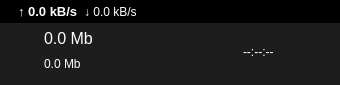
<?xml version="1.0" encoding="UTF-8"?>
<ui version="4.0">
 <class>Dialog</class>
 <widget class="QDialog" name="Dialog">
  <property name="geometry">
   <rect>
    <x>0</x>
    <y>0</y>
    <width>340</width>
    <height>85</height>
   </rect>
  </property>
  <property name="minimumSize">
   <size>
    <width>295</width>
    <height>85</height>
   </size>
  </property>
  <property name="maximumSize">
   <size>
    <width>500</width>
    <height>250</height>
   </size>
  </property>
  <property name="windowTitle">
   <string>TuCubacel Watchtower - Ventana flotante</string>
  </property>
  <property name="windowIcon">
   <iconset>
    <normaloff>icono.png</normaloff>icono.png</iconset>
  </property>
  <property name="windowOpacity">
   <double>0.900000000000000</double>
  </property>
  <property name="styleSheet">
   <string notr="true">QLabel {
	font: 12pt &quot;Segoe UI&quot;;
	color: rgb(255, 255, 255);
}
QDialog{
	background-color: rgb(29, 29, 29);
	border-radius: 10px;
}
</string>
  </property>
  <property name="modal">
   <bool>false</bool>
  </property>
  <layout class="QGridLayout" name="gridLayout_2">
   <property name="leftMargin">
    <number>0</number>
   </property>
   <property name="topMargin">
    <number>0</number>
   </property>
   <property name="rightMargin">
    <number>0</number>
   </property>
   <property name="bottomMargin">
    <number>9</number>
   </property>
   <property name="spacing">
    <number>5</number>
   </property>
   <item row="0" column="0" colspan="2">
    <widget class="QWidget" name="title_bar" native="true">
     <property name="minimumSize">
      <size>
       <width>0</width>
       <height>23</height>
      </size>
     </property>
     <property name="styleSheet">
      <string notr="true">QWidget #title_bar{
	background-color: rgb(0, 0, 0);
}</string>
     </property>
     <layout class="QGridLayout" name="gridLayout_8">
      <property name="leftMargin">
       <number>18</number>
      </property>
      <property name="topMargin">
       <number>0</number>
      </property>
      <property name="rightMargin">
       <number>8</number>
      </property>
      <property name="bottomMargin">
       <number>0</number>
      </property>
      <item row="0" column="0">
       <widget class="QWidget" name="speed_widget" native="true">
        <layout class="QGridLayout" name="gridLayout_4">
         <property name="leftMargin">
          <number>0</number>
         </property>
         <property name="topMargin">
          <number>0</number>
         </property>
         <property name="rightMargin">
          <number>0</number>
         </property>
         <property name="bottomMargin">
          <number>0</number>
         </property>
         <property name="horizontalSpacing">
          <number>6</number>
         </property>
         <item row="0" column="3">
          <widget class="QLabel" name="bajada">
           <property name="styleSheet">
            <string notr="true">font: bold 10pt &quot;Segoe UI&quot;;</string>
           </property>
           <property name="text">
            <string>↓ 0.0 kB/s</string>
           </property>
          </widget>
         </item>
         <item row="0" column="2">
          <widget class="QLabel" name="subida">
           <property name="font">
            <font>
             <family>Segoe UI</family>
             <pointsize>10</pointsize>
             <weight>75</weight>
             <italic>false</italic>
             <bold>true</bold>
            </font>
           </property>
           <property name="styleSheet">
            <string notr="true">font: bold 10pt &quot;Segoe UI&quot;;</string>
           </property>
           <property name="text">
            <string>↑ 0.0 kB/s</string>
           </property>
          </widget>
         </item>
        </layout>
       </widget>
      </item>
      <item row="0" column="1">
       <spacer name="horizontalSpacer_2">
        <property name="orientation">
         <enum>Qt::Horizontal</enum>
        </property>
        <property name="sizeHint" stdset="0">
         <size>
          <width>40</width>
          <height>20</height>
         </size>
        </property>
       </spacer>
      </item>
      <item row="0" column="2">
       <widget class="QToolButton" name="max">
        <property name="minimumSize">
         <size>
          <width>23</width>
          <height>23</height>
         </size>
        </property>
        <property name="maximumSize">
         <size>
          <width>23</width>
          <height>23</height>
         </size>
        </property>
        <property name="toolTip">
         <string>Cambiar a ventana principal</string>
        </property>
        <property name="styleSheet">
         <string notr="true">QToolButton{
background-color: transparent;
border-radius:5px;
padding:2px;
}
QToolButton:hover{
	
	background-color: rgb(0, 200, 255);
}</string>
        </property>
        <property name="text">
         <string>...</string>
        </property>
        <property name="icon">
         <iconset>
          <normaloff>graphics/maximize.png</normaloff>graphics/maximize.png</iconset>
        </property>
        <property name="autoRaise">
         <bool>true</bool>
        </property>
       </widget>
      </item>
      <item row="0" column="3">
       <widget class="QToolButton" name="cerrar">
        <property name="minimumSize">
         <size>
          <width>23</width>
          <height>23</height>
         </size>
        </property>
        <property name="maximumSize">
         <size>
          <width>23</width>
          <height>23</height>
         </size>
        </property>
        <property name="toolTip">
         <string>Cerrar ventana flotante</string>
        </property>
        <property name="styleSheet">
         <string notr="true">QToolButton{
background-color: transparent;
border-radius:5px;
padding:2px;
}
QToolButton:hover{
	
	background-color: red;
}</string>
        </property>
        <property name="text">
         <string>...</string>
        </property>
        <property name="icon">
         <iconset>
          <normaloff>graphics/btn_close_h@2x.png</normaloff>graphics/btn_close_h@2x.png</iconset>
        </property>
        <property name="autoRaise">
         <bool>true</bool>
        </property>
       </widget>
      </item>
     </layout>
    </widget>
   </item>
   <item row="1" column="0" colspan="2">
    <widget class="QWidget" name="widget" native="true">
     <layout class="QGridLayout" name="gridLayout_9">
      <property name="topMargin">
       <number>0</number>
      </property>
      <property name="bottomMargin">
       <number>0</number>
      </property>
      <item row="0" column="0">
       <widget class="QScrollArea" name="scrollArea">
        <property name="maximumSize">
         <size>
          <width>16777215</width>
          <height>16777215</height>
         </size>
        </property>
        <property name="styleSheet">
         <string notr="true">background-color:transparent;</string>
        </property>
        <property name="frameShape">
         <enum>QFrame::NoFrame</enum>
        </property>
        <property name="verticalScrollBarPolicy">
         <enum>Qt::ScrollBarAlwaysOff</enum>
        </property>
        <property name="horizontalScrollBarPolicy">
         <enum>Qt::ScrollBarAlwaysOff</enum>
        </property>
        <property name="sizeAdjustPolicy">
         <enum>QAbstractScrollArea::AdjustToContents</enum>
        </property>
        <property name="widgetResizable">
         <bool>true</bool>
        </property>
        <property name="alignment">
         <set>Qt::AlignLeading|Qt::AlignLeft|Qt::AlignVCenter</set>
        </property>
        <widget class="QWidget" name="scrollAreaWidgetContents">
         <property name="geometry">
          <rect>
           <x>0</x>
           <y>0</y>
           <width>185</width>
           <height>246</height>
          </rect>
         </property>
         <layout class="QGridLayout" name="gridLayout">
          <property name="sizeConstraint">
           <enum>QLayout::SetDefaultConstraint</enum>
          </property>
          <property name="topMargin">
           <number>0</number>
          </property>
          <item row="2" column="0">
           <widget class="QWidget" name="bono_lte_wget" native="true">
            <layout class="QGridLayout" name="bono_lte_grid">
             <property name="leftMargin">
              <number>0</number>
             </property>
             <property name="topMargin">
              <number>0</number>
             </property>
             <property name="rightMargin">
              <number>0</number>
             </property>
             <property name="bottomMargin">
              <number>0</number>
             </property>
             <item row="0" column="0">
              <widget class="QLabel" name="label_7">
               <property name="minimumSize">
                <size>
                 <width>20</width>
                 <height>20</height>
                </size>
               </property>
               <property name="maximumSize">
                <size>
                 <width>20</width>
                 <height>20</height>
                </size>
               </property>
               <property name="text">
                <string/>
               </property>
               <property name="pixmap">
                <pixmap>icons/google_calendar_4.png</pixmap>
               </property>
               <property name="scaledContents">
                <bool>true</bool>
               </property>
              </widget>
             </item>
             <item row="0" column="1">
              <widget class="QLabel" name="bono_lte">
               <property name="text">
                <string>0.0 Mb</string>
               </property>
               <property name="textFormat">
                <enum>Qt::PlainText</enum>
               </property>
              </widget>
             </item>
            </layout>
           </widget>
          </item>
          <item row="4" column="0">
           <widget class="QWidget" name="bolsa_diaria_wget" native="true">
            <layout class="QGridLayout" name="bolsa_diaria_grid">
             <property name="leftMargin">
              <number>0</number>
             </property>
             <property name="topMargin">
              <number>0</number>
             </property>
             <property name="rightMargin">
              <number>0</number>
             </property>
             <property name="bottomMargin">
              <number>0</number>
             </property>
             <item row="0" column="0">
              <widget class="QLabel" name="label_3">
               <property name="minimumSize">
                <size>
                 <width>20</width>
                 <height>20</height>
                </size>
               </property>
               <property name="maximumSize">
                <size>
                 <width>20</width>
                 <height>20</height>
                </size>
               </property>
               <property name="text">
                <string/>
               </property>
               <property name="pixmap">
                <pixmap>icons/weather_swan.png</pixmap>
               </property>
               <property name="scaledContents">
                <bool>true</bool>
               </property>
              </widget>
             </item>
             <item row="0" column="1">
              <widget class="QLabel" name="diaria">
               <property name="text">
                <string>0.0 Mb</string>
               </property>
               <property name="textFormat">
                <enum>Qt::PlainText</enum>
               </property>
              </widget>
             </item>
            </layout>
           </widget>
          </item>
          <item row="3" column="0">
           <widget class="QWidget" name="bono_datos_wget" native="true">
            <layout class="QGridLayout" name="gridLayout_3">
             <property name="leftMargin">
              <number>0</number>
             </property>
             <property name="topMargin">
              <number>0</number>
             </property>
             <property name="rightMargin">
              <number>0</number>
             </property>
             <property name="bottomMargin">
              <number>0</number>
             </property>
             <item row="0" column="1">
              <widget class="QLabel" name="bono_datos">
               <property name="text">
                <string>0.0 MB</string>
               </property>
              </widget>
             </item>
             <item row="0" column="0">
              <widget class="QLabel" name="label_11">
               <property name="minimumSize">
                <size>
                 <width>20</width>
                 <height>20</height>
                </size>
               </property>
               <property name="maximumSize">
                <size>
                 <width>20</width>
                 <height>20</height>
                </size>
               </property>
               <property name="text">
                <string/>
               </property>
               <property name="pixmap">
                <pixmap>icons/feedly (2).png</pixmap>
               </property>
               <property name="scaledContents">
                <bool>true</bool>
               </property>
              </widget>
             </item>
            </layout>
           </widget>
          </item>
          <item row="0" column="0">
           <widget class="QWidget" name="internacionales_wget" native="true">
            <layout class="QGridLayout" name="internacional_wget" columnstretch="0,0,0" columnminimumwidth="0,0,0">
             <property name="leftMargin">
              <number>0</number>
             </property>
             <property name="topMargin">
              <number>0</number>
             </property>
             <property name="rightMargin">
              <number>0</number>
             </property>
             <property name="bottomMargin">
              <number>0</number>
             </property>
             <item row="0" column="2">
              <widget class="QLabel" name="internacional">
               <property name="minimumSize">
                <size>
                 <width>0</width>
                 <height>0</height>
                </size>
               </property>
               <property name="maximumSize">
                <size>
                 <width>16777215</width>
                 <height>16777215</height>
                </size>
               </property>
               <property name="font">
                <font>
                 <family>Segoe UI</family>
                 <pointsize>12</pointsize>
                 <weight>50</weight>
                 <italic>false</italic>
                 <bold>false</bold>
                </font>
               </property>
               <property name="text">
                <string>0.0 Mb</string>
               </property>
               <property name="textFormat">
                <enum>Qt::PlainText</enum>
               </property>
              </widget>
             </item>
             <item row="0" column="1">
              <widget class="QLabel" name="label">
               <property name="minimumSize">
                <size>
                 <width>20</width>
                 <height>20</height>
                </size>
               </property>
               <property name="maximumSize">
                <size>
                 <width>20</width>
                 <height>20</height>
                </size>
               </property>
               <property name="text">
                <string/>
               </property>
               <property name="pixmap">
                <pixmap>icons/navyfederal.png</pixmap>
               </property>
               <property name="scaledContents">
                <bool>true</bool>
               </property>
              </widget>
             </item>
            </layout>
           </widget>
          </item>
          <item row="6" column="0">
           <widget class="QWidget" name="correo_wget" native="true">
            <layout class="QGridLayout" name="correo_grid">
             <property name="leftMargin">
              <number>0</number>
             </property>
             <property name="topMargin">
              <number>0</number>
             </property>
             <property name="rightMargin">
              <number>0</number>
             </property>
             <property name="bottomMargin">
              <number>0</number>
             </property>
             <item row="0" column="0">
              <widget class="QLabel" name="label_5">
               <property name="minimumSize">
                <size>
                 <width>20</width>
                 <height>20</height>
                </size>
               </property>
               <property name="maximumSize">
                <size>
                 <width>20</width>
                 <height>20</height>
                </size>
               </property>
               <property name="text">
                <string/>
               </property>
               <property name="pixmap">
                <pixmap>icons/email.png</pixmap>
               </property>
               <property name="scaledContents">
                <bool>true</bool>
               </property>
              </widget>
             </item>
             <item row="0" column="1">
              <widget class="QLabel" name="correo">
               <property name="text">
                <string>0.0 Mb</string>
               </property>
               <property name="textFormat">
                <enum>Qt::PlainText</enum>
               </property>
              </widget>
             </item>
            </layout>
           </widget>
          </item>
          <item row="5" column="0">
           <widget class="QWidget" name="nacionales_wget" native="true">
            <layout class="QGridLayout" name="nacionales_grid">
             <property name="leftMargin">
              <number>0</number>
             </property>
             <property name="topMargin">
              <number>0</number>
             </property>
             <property name="rightMargin">
              <number>0</number>
             </property>
             <property name="bottomMargin">
              <number>0</number>
             </property>
             <item row="0" column="0">
              <widget class="QLabel" name="label_4">
               <property name="minimumSize">
                <size>
                 <width>20</width>
                 <height>20</height>
                </size>
               </property>
               <property name="maximumSize">
                <size>
                 <width>20</width>
                 <height>20</height>
                </size>
               </property>
               <property name="text">
                <string/>
               </property>
               <property name="pixmap">
                <pixmap>icons/1f1e8-1f1fa.png</pixmap>
               </property>
               <property name="scaledContents">
                <bool>true</bool>
               </property>
              </widget>
             </item>
             <item row="0" column="1">
              <widget class="QLabel" name="nacionales">
               <property name="text">
                <string>0.0 Mb</string>
               </property>
               <property name="textFormat">
                <enum>Qt::PlainText</enum>
               </property>
              </widget>
             </item>
            </layout>
           </widget>
          </item>
          <item row="1" column="0">
           <widget class="QWidget" name="lte_wget" native="true">
            <layout class="QGridLayout" name="lte_grid">
             <property name="leftMargin">
              <number>0</number>
             </property>
             <property name="topMargin">
              <number>0</number>
             </property>
             <property name="rightMargin">
              <number>0</number>
             </property>
             <property name="bottomMargin">
              <number>0</number>
             </property>
             <item row="0" column="0">
              <widget class="QLabel" name="label_2">
               <property name="minimumSize">
                <size>
                 <width>20</width>
                 <height>20</height>
                </size>
               </property>
               <property name="maximumSize">
                <size>
                 <width>20</width>
                 <height>20</height>
                </size>
               </property>
               <property name="text">
                <string/>
               </property>
               <property name="pixmap">
                <pixmap>icons/flashify.png</pixmap>
               </property>
               <property name="scaledContents">
                <bool>true</bool>
               </property>
              </widget>
             </item>
             <item row="0" column="1">
              <widget class="QLabel" name="lte">
               <property name="text">
                <string>0.0 Mb</string>
               </property>
               <property name="textFormat">
                <enum>Qt::PlainText</enum>
               </property>
              </widget>
             </item>
            </layout>
           </widget>
          </item>
          <item row="7" column="0">
           <widget class="QWidget" name="saldo_wget" native="true">
            <layout class="QGridLayout" name="saldo_grid">
             <property name="leftMargin">
              <number>0</number>
             </property>
             <property name="topMargin">
              <number>0</number>
             </property>
             <property name="rightMargin">
              <number>0</number>
             </property>
             <property name="bottomMargin">
              <number>0</number>
             </property>
             <item row="0" column="0">
              <widget class="QLabel" name="label_6">
               <property name="minimumSize">
                <size>
                 <width>20</width>
                 <height>20</height>
                </size>
               </property>
               <property name="maximumSize">
                <size>
                 <width>20</width>
                 <height>20</height>
                </size>
               </property>
               <property name="text">
                <string/>
               </property>
               <property name="pixmap">
                <pixmap>icons/moneywise.png</pixmap>
               </property>
               <property name="scaledContents">
                <bool>true</bool>
               </property>
              </widget>
             </item>
             <item row="0" column="1">
              <widget class="QLabel" name="saldo">
               <property name="text">
                <string>$ 0.0</string>
               </property>
               <property name="textFormat">
                <enum>Qt::PlainText</enum>
               </property>
              </widget>
             </item>
            </layout>
           </widget>
          </item>
          <item row="8" column="0">
           <widget class="QWidget" name="bono_saldo_wget" native="true">
            <layout class="QGridLayout" name="bono_saldo_grid">
             <property name="leftMargin">
              <number>0</number>
             </property>
             <property name="topMargin">
              <number>0</number>
             </property>
             <property name="rightMargin">
              <number>0</number>
             </property>
             <property name="bottomMargin">
              <number>0</number>
             </property>
             <item row="0" column="0">
              <widget class="QLabel" name="label_8">
               <property name="minimumSize">
                <size>
                 <width>20</width>
                 <height>20</height>
                </size>
               </property>
               <property name="maximumSize">
                <size>
                 <width>20</width>
                 <height>20</height>
                </size>
               </property>
               <property name="text">
                <string/>
               </property>
               <property name="pixmap">
                <pixmap>icons/moneymanager.png</pixmap>
               </property>
               <property name="scaledContents">
                <bool>true</bool>
               </property>
              </widget>
             </item>
             <item row="0" column="1">
              <widget class="QLabel" name="bono">
               <property name="text">
                <string>$ 0.0</string>
               </property>
               <property name="textFormat">
                <enum>Qt::PlainText</enum>
               </property>
              </widget>
             </item>
            </layout>
           </widget>
          </item>
         </layout>
        </widget>
       </widget>
      </item>
      <item row="0" column="3">
       <widget class="QLabel" name="ntw_status">
        <property name="minimumSize">
         <size>
          <width>25</width>
          <height>25</height>
         </size>
        </property>
        <property name="maximumSize">
         <size>
          <width>25</width>
          <height>25</height>
         </size>
        </property>
        <property name="toolTip">
         <string>Sin conexión</string>
        </property>
        <property name="text">
         <string/>
        </property>
        <property name="pixmap">
         <pixmap>icons/unavailabe_network.png</pixmap>
        </property>
        <property name="scaledContents">
         <bool>true</bool>
        </property>
        <property name="alignment">
         <set>Qt::AlignCenter</set>
        </property>
       </widget>
      </item>
      <item row="0" column="4">
       <widget class="QWidget" name="widget_2" native="true">
        <layout class="QGridLayout" name="gridLayout_7">
         <property name="leftMargin">
          <number>0</number>
         </property>
         <property name="topMargin">
          <number>0</number>
         </property>
         <property name="rightMargin">
          <number>0</number>
         </property>
         <property name="bottomMargin">
          <number>0</number>
         </property>
         <property name="spacing">
          <number>0</number>
         </property>
         <item row="0" column="0">
          <widget class="QWidget" name="more_info_widget" native="true">
           <layout class="QGridLayout" name="gridLayout_6">
            <property name="leftMargin">
             <number>0</number>
            </property>
            <property name="topMargin">
             <number>0</number>
            </property>
            <property name="rightMargin">
             <number>0</number>
            </property>
            <property name="bottomMargin">
             <number>0</number>
            </property>
            <property name="spacing">
             <number>0</number>
            </property>
           </layout>
          </widget>
         </item>
         <item row="0" column="1">
          <widget class="QWidget" name="control_widget" native="true">
           <layout class="QGridLayout" name="control">
            <property name="leftMargin">
             <number>0</number>
            </property>
            <property name="topMargin">
             <number>0</number>
            </property>
            <property name="rightMargin">
             <number>0</number>
            </property>
            <property name="bottomMargin">
             <number>0</number>
            </property>
            <property name="spacing">
             <number>0</number>
            </property>
           </layout>
          </widget>
         </item>
        </layout>
       </widget>
      </item>
      <item row="0" column="1">
       <widget class="QWidget" name="time_widget" native="true">
        <layout class="QGridLayout" name="gridLayout_5">
         <property name="leftMargin">
          <number>0</number>
         </property>
         <property name="topMargin">
          <number>0</number>
         </property>
         <property name="rightMargin">
          <number>0</number>
         </property>
         <property name="bottomMargin">
          <number>0</number>
         </property>
         <item row="0" column="0">
          <widget class="QLabel" name="label_10">
           <property name="minimumSize">
            <size>
             <width>20</width>
             <height>20</height>
            </size>
           </property>
           <property name="maximumSize">
            <size>
             <width>20</width>
             <height>20</height>
            </size>
           </property>
           <property name="text">
            <string/>
           </property>
           <property name="pixmap">
            <pixmap>icons/time.png</pixmap>
           </property>
           <property name="scaledContents">
            <bool>true</bool>
           </property>
          </widget>
         </item>
         <item row="0" column="1">
          <widget class="QLabel" name="hora_act">
           <property name="text">
            <string>--:--:--</string>
           </property>
          </widget>
         </item>
        </layout>
       </widget>
      </item>
      <item row="0" column="2">
       <spacer name="horizontalSpacer">
        <property name="orientation">
         <enum>Qt::Horizontal</enum>
        </property>
        <property name="sizeType">
         <enum>QSizePolicy::Minimum</enum>
        </property>
        <property name="sizeHint" stdset="0">
         <size>
          <width>20</width>
          <height>20</height>
         </size>
        </property>
       </spacer>
      </item>
     </layout>
    </widget>
   </item>
  </layout>
  <action name="actionSalir">
   <property name="text">
    <string>salir</string>
   </property>
  </action>
 </widget>
 <resources/>
 <connections>
  <connection>
   <sender>cerrar</sender>
   <signal>clicked()</signal>
   <receiver>Dialog</receiver>
   <slot>close()</slot>
   <hints>
    <hint type="sourcelabel">
     <x>316</x>
     <y>14</y>
    </hint>
    <hint type="destinationlabel">
     <x>225</x>
     <y>-5</y>
    </hint>
   </hints>
  </connection>
  <connection>
   <sender>max</sender>
   <signal>clicked()</signal>
   <receiver>Dialog</receiver>
   <slot>hide()</slot>
   <hints>
    <hint type="sourcelabel">
     <x>288</x>
     <y>10</y>
    </hint>
    <hint type="destinationlabel">
     <x>218</x>
     <y>-14</y>
    </hint>
   </hints>
  </connection>
 </connections>
</ui>
